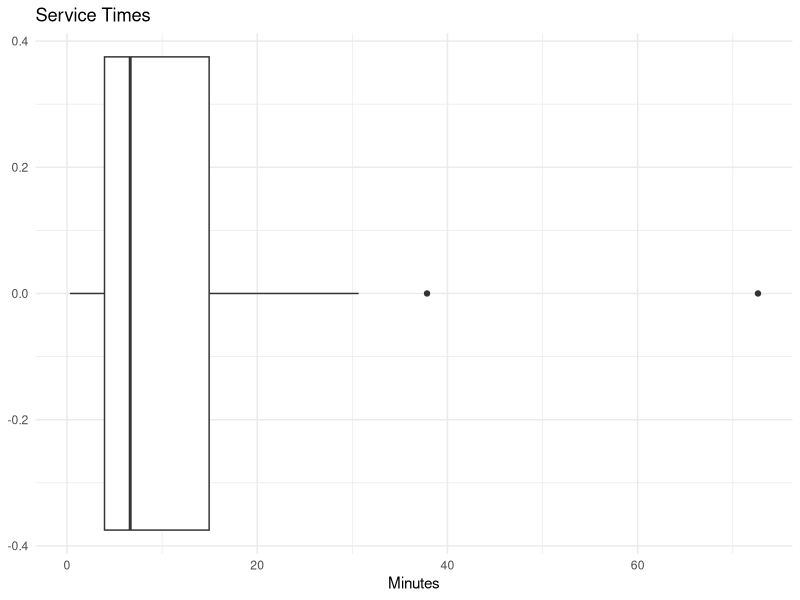
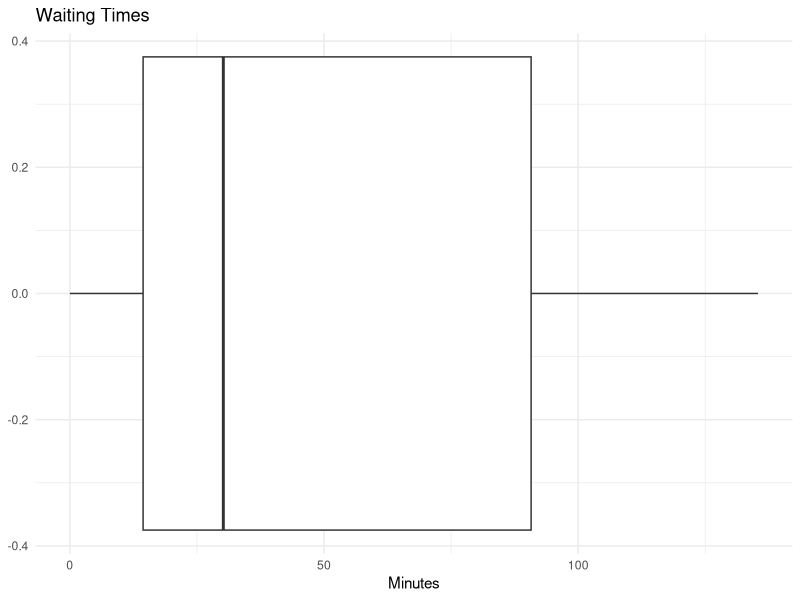
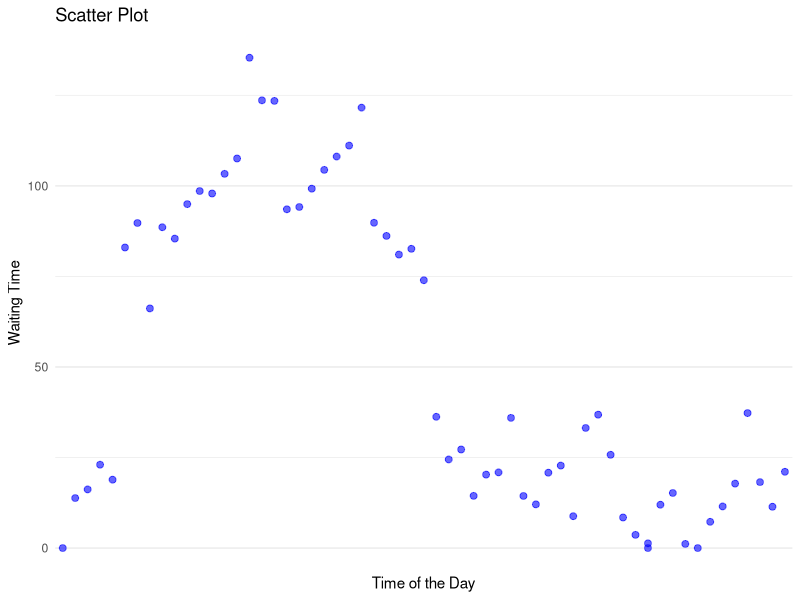
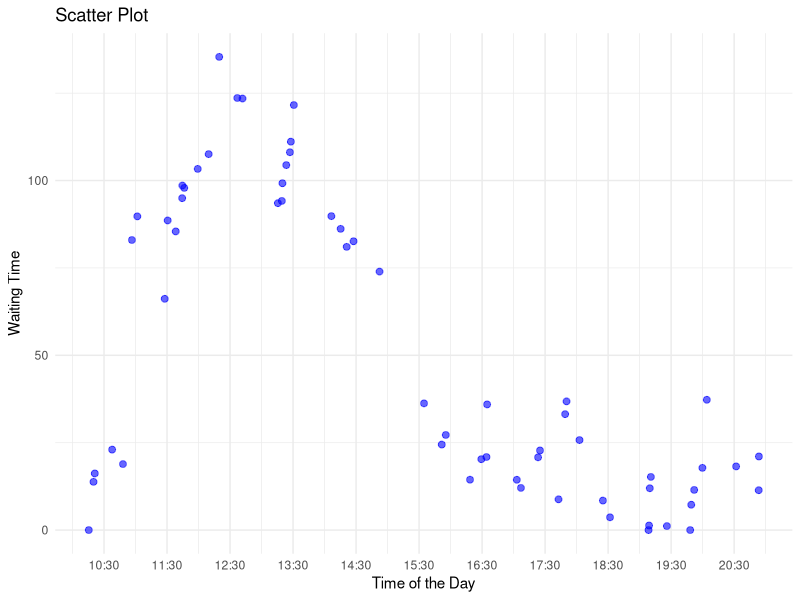
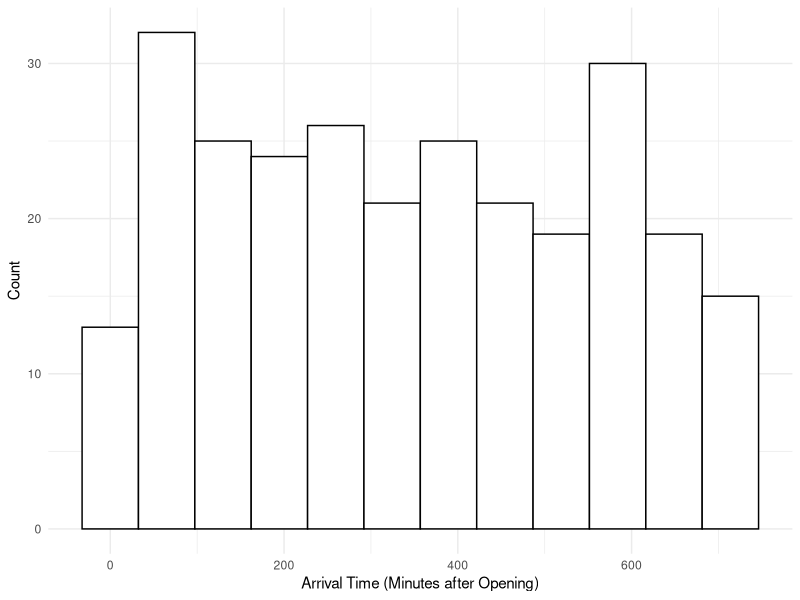
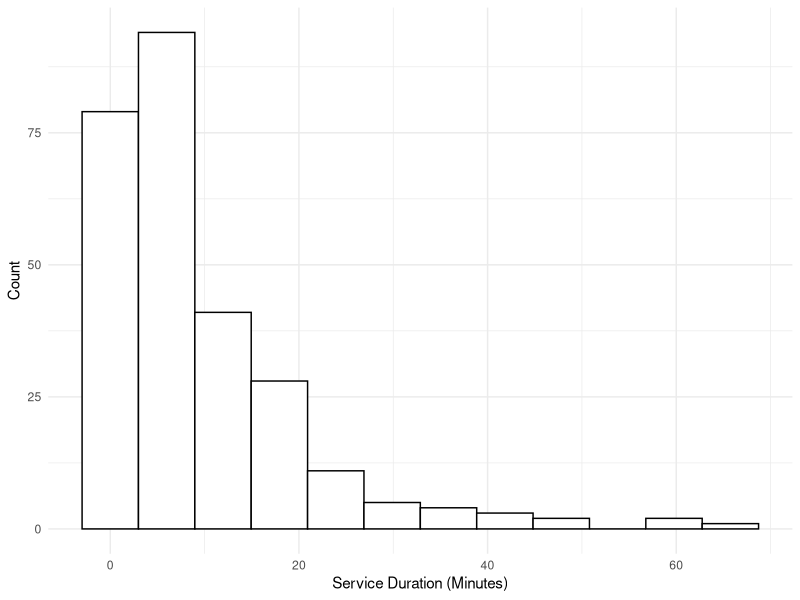
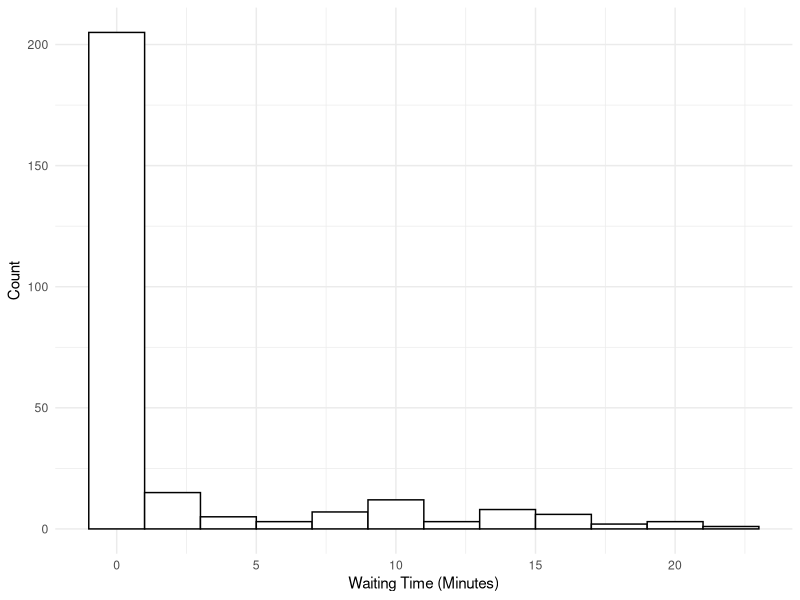
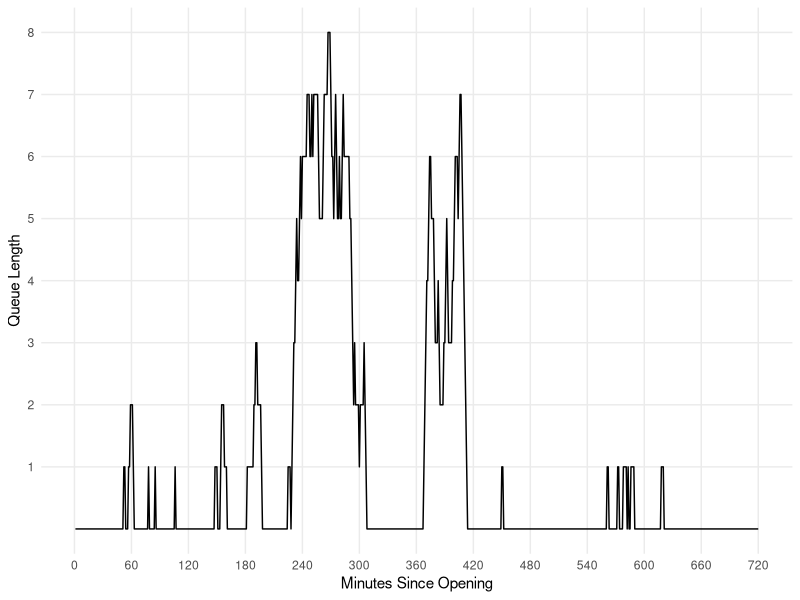

Generate these figures, in order, with R:
## ---- chunk 1
library(tidyverse)
library(lubridate)

set.seed(121)

# simulating the arrival times of customers throughout the day

# Poisson process (lambda = 5)
# Tk= arrival time of the kth customer
# Wk= time between the k-1th customer arrival and the kth customer arrival where Wk ~ Pois(lambda)

# set parameter
lambdaA <- 5 # in units: customers per hour
opening_time <- hm("10:00")
closing_time <- hm("22:00")
hours <- hour(closing_time) - hour(opening_time) # operating hours: 10am to 10pm
total_time <- hours*60 # operating hours in minutes
lambdaA <- lambdaA/60 # customers per minute
# converting to minutes because our lambda is low, and we can can get greater precision in analyses this way

n <- ceiling(lambdaA*total_time) # max number of customers the store can have throughout the day

# generate W1,..,Wn (calculating the time between the arrival times of 2 customers)
W_sample <- rexp(n, rate= lambdaA)

# calculate T or the arrival times by summing together the Wi arrival times

T_sample <- numeric(n)

for(i in 1:n) {
  T_sample[i] <- sum(W_sample[1:i])
}

# all possible arrival times of customers throughout the day (X minutes after opening)

# however, the store is only open for 12 hours or 720 minutes so we must get rid of the values that fall outside of the range (go beyond 720)

arrival_times_s1 <- T_sample[T_sample <= total_time]

arrival_times_s1

opening_time + minutes(floor(max(arrival_times_s1)))

## ---- chunk 2
# given the output from above, simulate the serving times of customers before they leave

# notice that service time is modeled by exp(6)
lambdaS <- 6 # customers per hour
lambdaS <- lambdaS/60 # customers per minute 

# simulate customer's service time 
# n= only simulating the service time for those where T_sample <= total_time
service_times_s1 <- rexp(length(arrival_times_s1), rate= lambdaS)

#these are the serving times for each arriving customer before they leave
service_times_s1

## ---- chunk 3
# Start time as POSIXct
start_time <- as.POSIXct("10:00", format = "%H:%M", tz = "UTC")

# Add minutes to the start time

time_of_day <- sapply(arrival_times_s1, function(m) {
  m <- round(m)  # Round to nearest whole number
  new_time <- start_time + (m * 60)  # Add minutes converted to seconds
  format(new_time, "%H:%M")  # Format as "HH:MM"
})

print(time_of_day)
## ---- chunk 4

# determining waiting times

# for each observation (customer), calculate when the service begins and when it ends 
# serving ends = service begins + service time
# service begins: either when the customer walks in, or when the previous customer leaves (assumes there is a waiting time)

# compare this to the arrival time 
# if arrival time > time service ends then wait time = 0
# but if arrival time < service time ends then wait time = time service ends- arrival time 

# variable initialization
waiting_times_s1 <- numeric(length(arrival_times_s1))  # generating times for each customer
service_start <- numeric(length(arrival_times_s1)) 
service_end <- numeric(length(arrival_times_s1))  
current_end <- numeric(0) # service end time for current customer (i)

# iterate over each customer
for (i in 1:length(arrival_times_s1)) {

  # only includes observations where service time > arrival time => which means there is a wait time
  # gets rid of observations where service < arrival time => 0 wait time
  if (length(current_end) > 0) {
    current_end <- current_end[current_end > arrival_times_s1[i]]
  }
  
 if (length(current_end) == 0) {
   # scenario 1: if there is no waiting time, service starts at the customer arrival
    service_start[i] <- arrival_times_s1[i]
  } else {
    # scenario 2: if there is a waiting time, service starts at the end of the previous customer's end time
    previous_end <- service_end[i - 1]
    service_start[i] <- max(arrival_times_s1[i], previous_end)
  }
  
  # update the service end time for current customer by adding when service starts and how long the service takes
  service_end[i] <- service_start[i] + service_times_s1[i]
  
  # add this service end time to current end services
  current_end <- c(current_end , service_end[i])
  
  # update waiting time
  waiting_times_s1[i] <- service_start[i] - arrival_times_s1[i]
}


scen1_sim_results <- data.frame(
  customer = 1:length(arrival_times_s1),
  arrival_time = arrival_times_s1,
  service_length = service_times_s1,
  service_start = service_start,
  service_end = service_end,
  waiting_time = waiting_times_s1,
  time_of_day = time_of_day
)

print(head(scen1_sim_results, 5)) # printing first 5 customers

## ---- chunk 5
# boxplot(service_times, horizontal= TRUE, main= "Service Times", xlab= "Minutes")

scen1_sim_results %>%
  ggplot(aes(x= service_length)) +
  geom_boxplot() +
  labs(
    x= "Minutes",
    title = "Service Times"
  ) +
  theme_minimal()

mean(service_times_s1)

## ---- chunk 6
# boxplot(waiting_times_s1, horizontal= TRUE, main= "Waiting Times", xlab= "Minutes")

mean(waiting_times_s1)

scen1_sim_results %>% 
  ggplot(aes(x= waiting_time)) +
  geom_boxplot() +
  labs(
    x= "Minutes",
    title = "Waiting Times"
  ) +
  theme_minimal()

## ---- chunk 7
#Label for 30 min interval
breaks <- seq(30, 720, by = 30)
labels <- sprintf("%02d:%02d", 10 + breaks %/% 60, breaks %% 60) 

ggplot(scen1_sim_results, aes(x = time_of_day, y = waiting_times_s1)) +
  geom_point(color = "blue", size = 2, alpha = 0.6) +
    scale_x_discrete(
    breaks = breaks, 
    labels = labels
  ) +
  labs(
    title = "Scatter Plot",
    x = "Time of the Day",
    y = "Waiting Time"
  ) +
  theme_minimal()

## ---- chunk 8
library(ggplot2)


# Custom breaks and labels for 30-minute intervals
breaks <- seq(30, 720, by = 60)
labels <- sprintf("%02d:%02d", 10 + breaks %/% 60, breaks %% 60)

# Scatter plot with x-axis as numeric time in minutes
ggplot(scen1_sim_results, aes(x = arrival_times_s1, y = waiting_times_s1)) +
  geom_point(color = "blue", size = 2, alpha = 0.6) +
  scale_x_continuous(
    breaks = breaks, 
    labels = labels
  ) +
  labs(
    title = "Scatter Plot",
    x = "Time of the Day",
    y = "Waiting Time"
  ) +
  theme_minimal()

## ---- chunk 9
# first, we generate the arrival times similar in scenario 1
lambdaA <- 24 # per hour
opening_time <- hm("10:00")
closing_time <- hm("22:00")
hours <- hour(closing_time) - hour(opening_time)
total_time <- hours*60 # operating hours in minutes
lambdaA <- lambdaA/60 # per minute

n <- ceiling(lambdaA*total_time) # max number of customers
W_sample <- rexp(n, rate= lambdaA)
T_sample <- numeric(n)

for(i in 1:n) {
  T_sample[i] <- sum(W_sample[1:i])
}

arrival_times <- T_sample[T_sample <= total_time]

# next, we generate the service times similar to scenario 1
# make a function to do this
calc_service_times <- function(arrivals, chefs) {
  # Ensure rate is per unit time
  minute_rate = (3*chefs) / 60
  services = rexp(length(arrivals), rate = minute_rate)
  return(services) # in minutes
}
# if we only have one chef
service_times <- calc_service_times(arrivals = arrival_times, chefs = 2)
## ---- chunk 10

tables <- 5
arrival_times_temp <- arrival_times

# number of people in line each minute
queue_size_history <- numeric(total_time)

# number of tables occupied each minute
occupied_tables_history <- rep(0, total_time)

# timer to track remaining waiting time for each table in the restaurant
# each element is one table in the restaurant
# -1 means empty
# otherwise, number of remaining service minutes
tables_timer <- rep(-1, tables)

# the amount of minutes each customer of that day waited
waiting_times <- numeric(0)

# the arrival_times indices of the people currently in line
# in order to know how long their eventual service time will be
queue <- numeric(0)

# an internal counter separate from the time
customers_entered <- 0
for (i in 1:total_time) {
  occupied_tables_history[i+1] = occupied_tables_history[i]
  
  # update the waiting timer for all occupied tables
  tables_timer[tables_timer > 0] <- tables_timer[tables_timer > 0] - 1
  # update the number of available tables in the next minute
  # based on the number of tables who have finished timers
  occupied_tables_history[i+1] = occupied_tables_history[i+1] - sum(tables_timer == 0)
  # mark the finished tables as available tables for the next minute
  tables_timer[tables_timer == 0] <- tables_timer[tables_timer == 0] - 1
  
  # has the next customer arrived?
  if(length(arrival_times_temp) > 0){
    if(arrival_times_temp[1] < i) {
      # if so, add them to the back of the queue
      queue = c(queue, as.integer(customers_entered+1)) # add 1 for 1-indexing
      # remove the 1st element of arrival_times
      arrival_times_temp = arrival_times_temp[-1]
      # start the waiting timer for this customer by appending 0
      waiting_times = c(waiting_times, 0)
      
      customers_entered = customers_entered + 1
    }
  }
  # are any tables currently open and there is a person in line?
  if(occupied_tables_history[i+1] < tables & length(queue) > 0) {
    # if so, then seat the first person in line
    # at the first available table
    for (j in 1:tables) {
      if(tables_timer[j] == -1) {
        # queue[1] has the customer index of the first person in line
        tables_timer[j] = round(service_times[queue[1]])
        break
      }
    }
    # the next minute there will be one more occupied table
    occupied_tables_history[i+1] = occupied_tables_history[i+1] + 1
    # remove the first person in the queue
    queue = queue[-1]
  }
  # update the waiting time for each person in the queue
  for (customer_index in queue) {
    waiting_times[customer_index] = waiting_times[customer_index] + 1
  }
  # keep track of how long the line is at each minute
  queue_size_history[i] = length(queue)
}

occupied_tables_history <- occupied_tables_history[-1]

## ---- chunk 11

scen2_sim_results_by_customer <- data.frame(
  customer = 1:length(arrival_times),
  arrival_time = arrival_times,
  service_length = service_times,
  waiting_time = waiting_times
)

scen2_sim_results_by_customer |>
  ggplot(aes(x = arrival_time)) +
  geom_histogram(bins = 12, color = "black", fill = "white") +
  labs(
    x = "Arrival Time (Minutes after Opening)",
    y = "Count"
  ) +
  theme_minimal()

scen2_sim_results_by_customer |>
  ggplot(aes(x = service_length)) +
  geom_histogram(bins = 12, color = "black", fill = "white") +
  labs(
    x = "Service Duration (Minutes)",
    y = "Count"
  ) +
  theme_minimal()

scen2_sim_results_by_customer |>
  ggplot(aes(x = waiting_time)) +
  geom_histogram(bins = 12, color = "black", fill = "white") +
  labs(
    x = "Waiting Time (Minutes)",
    y = "Count"
  ) +
  theme_minimal()


scen2_sim_results_by_minute <- data.frame(
  minutes_since_opening = 1:total_time,
  time_of_day = I(lapply(1:total_time, function(i) opening_time + minutes(i))),
  queue_size = queue_size_history,
  occupied_tables = occupied_tables_history
)

scen2_sim_results_by_minute |>
  ggplot(aes(x = minutes_since_opening, y = queue_size)) +
  geom_line() +
  scale_y_continuous(breaks = seq(1, max(queue_size_history), by = 1)) +
  scale_x_continuous(breaks = seq(0, total_time, by = 60)) +
  labs(
    x = "Minutes Since Opening",
    y = "Queue Length"
  ) +
  theme_minimal() +
  theme(panel.grid.minor = element_blank())

scen2_sim_results_by_minute |>
  ggplot(aes(x = minutes_since_opening, y = occupied_tables)) +
  geom_area(fill = "lightblue") +
  geom_line() +
  scale_y_continuous(breaks = seq(1, tables, by = 1)) +
  scale_x_continuous(breaks = seq(0, total_time, by = 60)) +
  labs(
    x = "Minutes Since Opening",
    y = "Number of Tables Occupied"
  ) +
  theme_minimal() +
  theme(panel.grid.minor = element_blank())

## ---- chunk 12
# assumption of five tables and 3 chefs

# setting number of chefs to a certain number
# chefs <- 3
# meal <- 50 #50 dollars per meal
# wage <- 12*40 #40 dollars per hour for 12 hrs of work
# revenue <- total_customers * meal
# costs <- wage*chefs
# profit <- revenue - costs
# profit

# only including customers who are waiting for less than 30 mins because will leave the line if wait time is greater than that amount 

filtered_customers <- which(waiting_times < 30) 
total_customers <- length(filtered_customers)
total_customers

meal <- 50 #50 dollars per meal
wage <- 12*40 #40 dollars per hour for 12 hrs of work

profit_table <- data.frame(
  Chefs = integer(),
  Revenue = numeric(),
  Costs = numeric(),
  Profit = numeric()
) 

# if people get mad, the meal will only be 25 because they are mad

for (chefs in 1:10) {

  revenue <- total_customers * meal

  # Calculate costs (wage per chef * number of chefs)
  costs <- wage * chefs

  # Calculate profit
  profit <- revenue - costs

  profit_table <- rbind(profit_table, data.frame(Chefs = chefs, Revenue = revenue, Costs = costs, Profit = profit))

}

print(profit_table)

## ---- chunk 13
